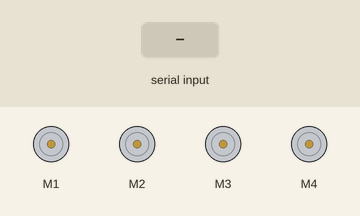
The sketch below on a simulated Arduino Uno, built with avr-gcc and run on an emulated ATmega328P. Parts: 4 × DC motor (green arrow = forward, orange = backward, longer = faster). Inputs (shaded band) come from the test bench.

Above: at 1.2 s.
1.3 s: "F" received over the second serial link
At 2.1 s:
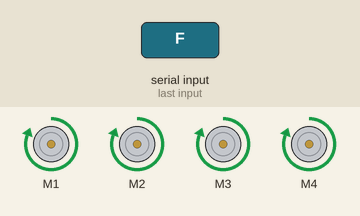
2.8 s: "B" received over the second serial link
At 3.3 s:
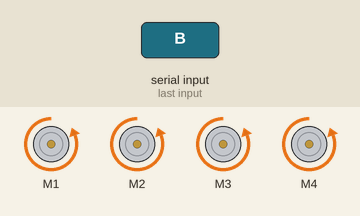
4.3 s: "L" received over the second serial link
At 5.5 s:
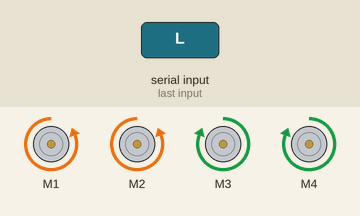
5.8 s: "R" received over the second serial link
At 6.7 s:
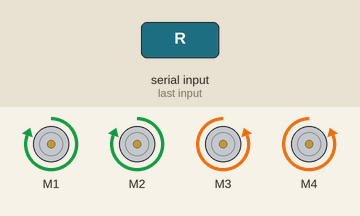
7.3 s: "G" received over the second serial link
At 7.9 s:
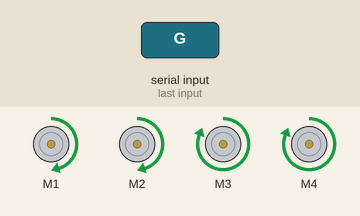
8.8 s: "I" received over the second serial link
At 10.2 s:
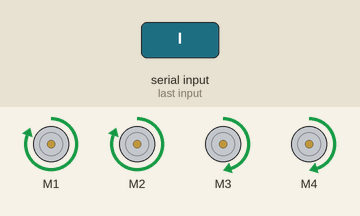
Timing chart, 0 to 11.3 s (numbered marks = the images above; inputs shaded):
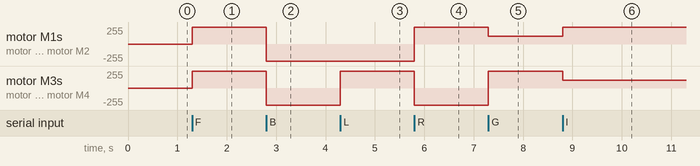

Measured:
- after the input at 1.3 s, motor M1–4: stopped → forward 255/255 at once
- after the input at 2.8 s, motor M1–4: forward 255/255 → backward 255/255 at once
- after the input at 4.3 s, motor M3, motor M4: backward 255/255 → forward 255/255 at once
- after the input at 5.8 s, motor M1, motor M2: backward 255/255 → forward 255/255 at once; motor M3, motor M4: forward 255/255 → backward 255/255 at once
- after the input at 7.3 s, motor M1, motor M2: forward 255/255 → forward 120/255 at once; motor M3, motor M4: backward 255/255 → forward 255/255 at once
- after the input at 8.8 s, motor M1, motor M2: forward 120/255 → forward 255/255 at once; motor M3, motor M4: forward 255/255 → forward 120/255 at once

The sketch:

bluetooth_car.ino
```cpp
#include <AFMotor.h>
#include <SoftwareSerial.h>

// Bluetooth pinleri: RX=A5, TX=A4
SoftwareSerial bluetooth(A5, A4);

// Motor Tanımlamaları
AF_DCMotor solArka(1);
AF_DCMotor solOn(2);
AF_DCMotor sagArka(3);
AF_DCMotor sagOn(4);

char komut;
int tamHiz = 255;
int donusHizi = 120; // Kavisli dönüşte içte kalan tekerleklerin hızı

void setup() {
  bluetooth.begin(9600);
  dur();
}

void loop() {
  if (bluetooth.available() > 0) {
    komut = bluetooth.read();

    switch (komut) {
      case 'F': ileri(); break;
      case 'B': geri();  break;
      case 'L': tamSol();   break; // Olduğu yerde sol
      case 'R': tamSag();   break; // Olduğu yerde sağ
      case 'G': ileriSol(); break; // İleri giderken sola meyilli
      case 'I': ileriSag(); break; // İleri giderken sağa meyilli
      case 'H': geriSol();  break; // Geri giderken sola meyilli
      case 'J': geriSag();  break; // Geri giderken sağa meyilli
      case 'S': dur();      break;
      case 'X': dur();      break;
    }
  }
}

// --- HAREKET FONKSİYONLARI ---

void ileri() {
  hizAyarla(tamHiz, tamHiz);
  solArka.run(FORWARD); solOn.run(FORWARD);
  sagArka.run(FORWARD); sagOn.run(FORWARD);
}

void geri() {
  hizAyarla(tamHiz, tamHiz);
  solArka.run(BACKWARD); solOn.run(BACKWARD);
  sagArka.run(BACKWARD); sagOn.run(BACKWARD);
}

void ileriSol() {
  // Sola meyilli gitmek için sol motorları yavaşlat, sağları tam hız yap
  hizAyarla(donusHizi, tamHiz);
  solArka.run(FORWARD); solOn.run(FORWARD);
  sagArka.run(FORWARD); sagOn.run(FORWARD);
}

void ileriSag() {
  // Sağa meyilli gitmek için sağ motorları yavaşlat, solları tam hız yap
  hizAyarla(tamHiz, donusHizi);
  solArka.run(FORWARD); solOn.run(FORWARD);
  sagArka.run(FORWARD); sagOn.run(FORWARD);
}

void tamSol() {
  hizAyarla(tamHiz, tamHiz);
  solArka.run(BACKWARD); solOn.run(BACKWARD);
  sagArka.run(FORWARD);  sagOn.run(FORWARD);
}

void tamSag() {
  hizAyarla(tamHiz, tamHiz);
  solArka.run(FORWARD);  solOn.run(FORWARD);
  sagArka.run(BACKWARD); sagOn.run(BACKWARD);
}

void geriSol() {
  hizAyarla(donusHizi, tamHiz);
  solArka.run(BACKWARD); solOn.run(BACKWARD);
  sagArka.run(BACKWARD); sagOn.run(BACKWARD);
}

void geriSag() {
  hizAyarla(tamHiz, donusHizi);
  solArka.run(BACKWARD); solOn.run(BACKWARD);
  sagArka.run(BACKWARD); sagOn.run(BACKWARD);
}

void dur() {
  solArka.run(RELEASE); solOn.run(RELEASE);
  sagArka.run(RELEASE); sagOn.run(RELEASE);
}

// Yardımcı fonksiyon: Hızları tek seferde ayarlar
void hizAyarla(int solHiz, int sagHiz) {
  solArka.setSpeed(solHiz);
  solOn.setSpeed(solHiz);
  sagArka.setSpeed(sagHiz);
  sagOn.setSpeed(sagHiz);
}
```
